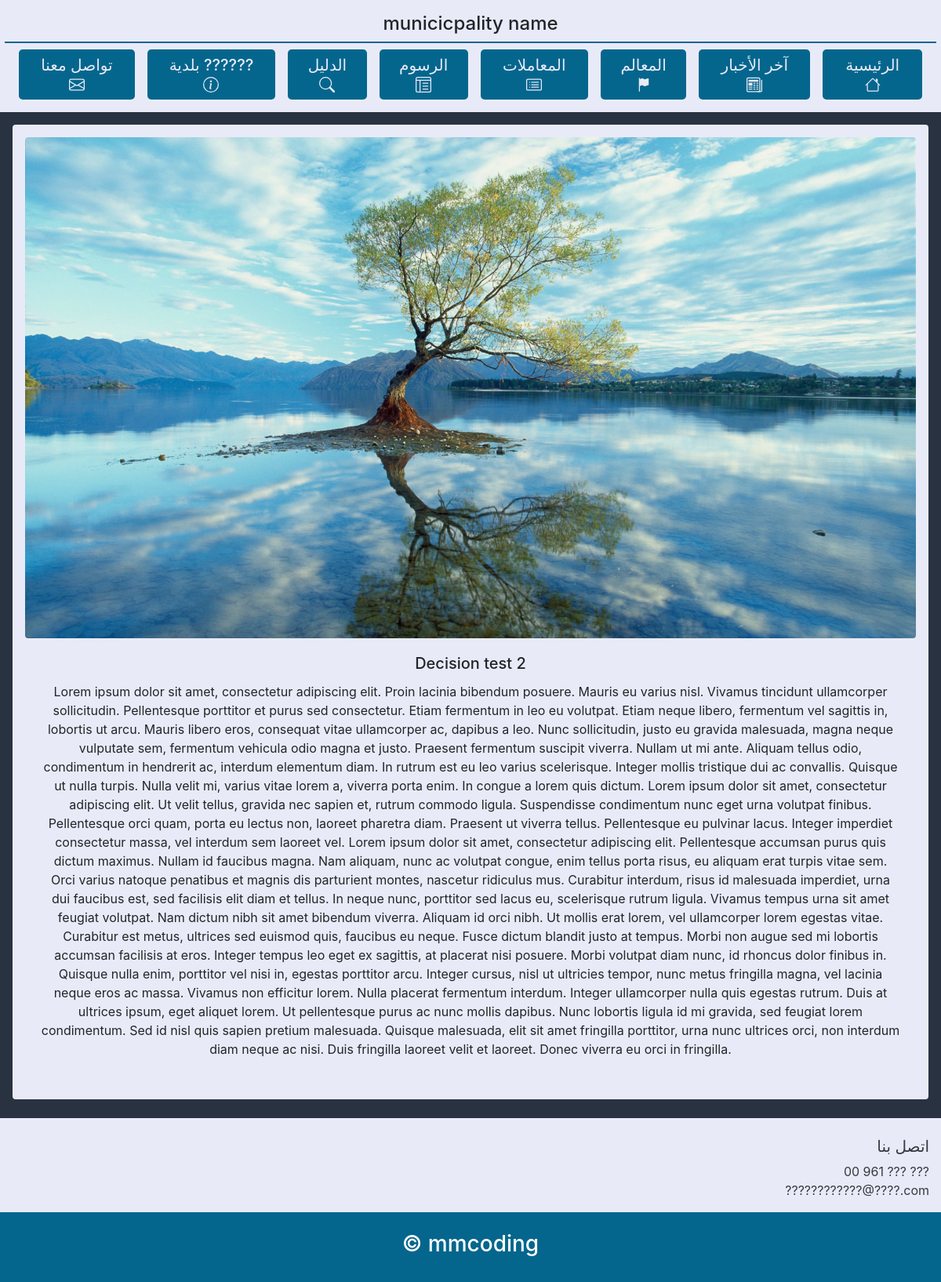
Page /decisions/3/ on the committed database.
### website/models.py (models this page shows, shortened)
class NewsDecisions(models.Model):
    news_title=                     models.CharField(max_length=128)
    news_description=               models.TextField()
    news_principale_image=          models.ImageField(upload_to='News/Decision/Principal/Image/')
    news_date=                      models.DateTimeField(default=datetime.now,blank=True,null=True)
    madetby=models.ForeignKey(settings.AUTH_USER_MODEL ,blank=True,null=True,on_delete=models.CASCADE,related_name='decision')

### website/views.py (the view)
# urls.py: path('decisions/<int:id>/', Decisions_detail_view, name='decisionsdetail'),#decision_detail_view
def Decisions_detail_view(request,id):
    try:
        thedecision=NewsDecisions.objects.get(id=id)
    except :
        messages.warning(request,'حدث خطأ')
    newsfiledecision=NewsFileDecisions.objects.filter(relation=thedecision)
    context = {
        'NewsModel': thedecision,
        'NewsFileModel': newsfiledecision,
    }
    return render(request, 'Decisions/Decisions_detail_view.html', context)

### templates/Decisions/Decisions_detail_view.html
{% extends 'detail.html' %}

### templates/detail.html (shortened to what this page needs)
{% extends 'base.html' %}
{% block content %}
<div class="m-3 p-3 bac2 rounded">
    <img src="{{ NewsModel.news_principale_image.url }}" class="rounded" width="100%" style="border-radius: 10px;" alt="...">
    <div class="card-body">
        <h5 class="card-title d-flex justify-content-center">{{ NewsModel.news_title }}</h5>
        <p class="text-center d-flex justify-content-center">{{ NewsModel.news_description }}</p>
    </div>
</div>
{% endblock %}

### templates/base.html (style rules this page uses)
html { scroll-behavior: smooth; }
.bac2 { background: #E8EBF7; }

### rows in the picture
NewsDecisions: news_principale_image (picture), news_title "Decision test 2", news_description "Lorem ipsum dolor sit amet, consectetur adipiscing elit. Proin lacinia bibendum posuere. Mauris eu varius nisl. Vivamus tincidunt ullamcorper sollicitudin. Pellentesque porttitor et purus sed consectetur. Etiam fermentum in leo eu volutpat. Etiam neque libero, fermentum vel sagittis in, lobortis ut arcu. Mauris libero eros, consequat vitae ullamcorper ac, dapibus a leo. Nunc sollicitudin, justo eu gravida malesuada, magna neque vulputate sem, fermentum vehicula odio magna et justo. Praesent fermentum suscipit viverra. Nullam ut mi ante. Aliquam tellus odio, condimentum in hendrerit ac, interdum elementum diam. In rutrum est eu leo varius scelerisque. Integer mollis tristique dui ac…"
